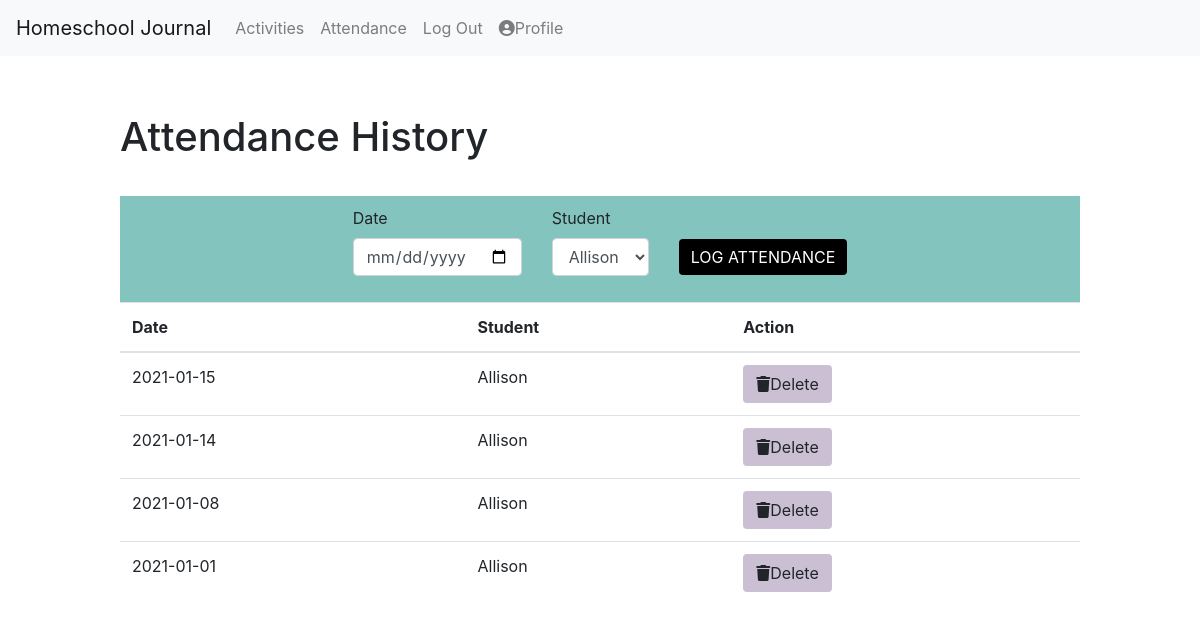
Page /attendance (signed in) on the committed database.
### app/models.py (models this page shows, shortened)
class Attendance(db.Model):
    id = db.Column(db.Integer, primary_key=True)
    user_id = db.Column(db.Integer, db.ForeignKey('user.id'), index=True)
    attendance_date = db.Column(db.String(64), index=True)
    student_id = db.Column(db.Integer, db.ForeignKey('student.id'))

class Student(db.Model):
    id = db.Column(db.Integer, primary_key=True)
    student_name = db.Column(db.String(64), index=True)
    user_id = db.Column(db.Integer, db.ForeignKey('user.id'))
    attendance = db.relationship('Attendance', backref='student', lazy='dynamic')
    activities = db.relationship('Activity', backref='student', lazy='dynamic')
    def __str__(self):
        return self.student_name

### app/routes.py (the view, shortened to what this page needs)
@app.route('/attendance', methods=('GET', 'POST'))
@login_required
def attend():
    attendance_records = current_user.attendance.order_by(Attendance.attendance_date.desc()).all()
    students = current_user.students
    form = AddAttendanceForm()
    form.student.choices = students
    return render_template('attend.html', attendance_records=attendance_records, form=form)

### app/forms.py
class AddAttendanceForm(FlaskForm):
    attendance_date = DateField('Date', format='%Y-%m-%d')
    student = SelectField(u'Student', choices=[])
    submit = SubmitField('Log Attendance')

### app/models.py (called while the page is built)
@login.user_loader
def load_user(id):
    return User.query.get(int(id))

### app/templates/attend.html (shortened to what this page needs)
{% extends 'base.html' %}
{% block content %}
    <div>
        <h1>Attendance History</h1>
        <div id="log-container">
            <div class="formwrapper" id="log-attendance">
                <form method="POST" action="/attendance" class="form" role="form" id="log-attendance-form" novalidate>
                    <div class="form-group">
                        {{ form.attendance_date.label }}
                        {{ form.attendance_date(class_='form-control') }}
                    </div>
                    <div class="form-group">
                        {{ form.student.label }}
                        {{ form.student(class_='form-control') }}
                    </div>
                    <p>{{ form.submit(class_='btn btn-primary') }}</p>
                </form>
            </div>
        </div>
        <table class="table table-hover">
            <thead>
                <tr>
                    <th>Date</th>
                    <th>Student</th>
                    <th>Action</th>
                </tr>
            </thead>
            <tbody>
                {% for record in attendance_records %}
                <tr>
                    <td>{{ record.attendance_date }}</td>
                    <td>{{ record.student }}</td>
                    <td><a href="{{ url_for('delete_attendance', id=record.id) }}" class="btn btn-delete btn-xs" onclick="return confirm('Are you sure you want to delete?')"><i class="fas fa-trash"></i>Delete</a></td>
                </tr>
                {% endfor %}
            </tbody>
        </table>
    </div>
{% endblock %}

### app/static/style.css (style rules this page uses)
body { background-color: #fff; }
h1 { font-size: 40px; margin-top: 25px; margin-bottom: 35px; }
#submit, #modal-add-btn { background-color: #000; text-transform: uppercase; border: none; }
.btn-delete { background-color: #cbc0d3; }
#log-container { background-color: #83c5be; padding: 10px; margin: 0 auto; }
#log-attendance { margin: 0 auto; }
#log-attendance-form { display: flex; justify-content: center; }
#log-attendance-form div { margin-right: 30px; }
#log-attendance-form p { margin-top: 33px; }

### rows in the picture
Attendance: attendance_date "2021-01-15", student "Allison"
Attendance: attendance_date "2021-01-14", student "Allison"
Attendance: attendance_date "2021-01-08", student "Allison"
Attendance: attendance_date "2021-01-01", student "Allison"
